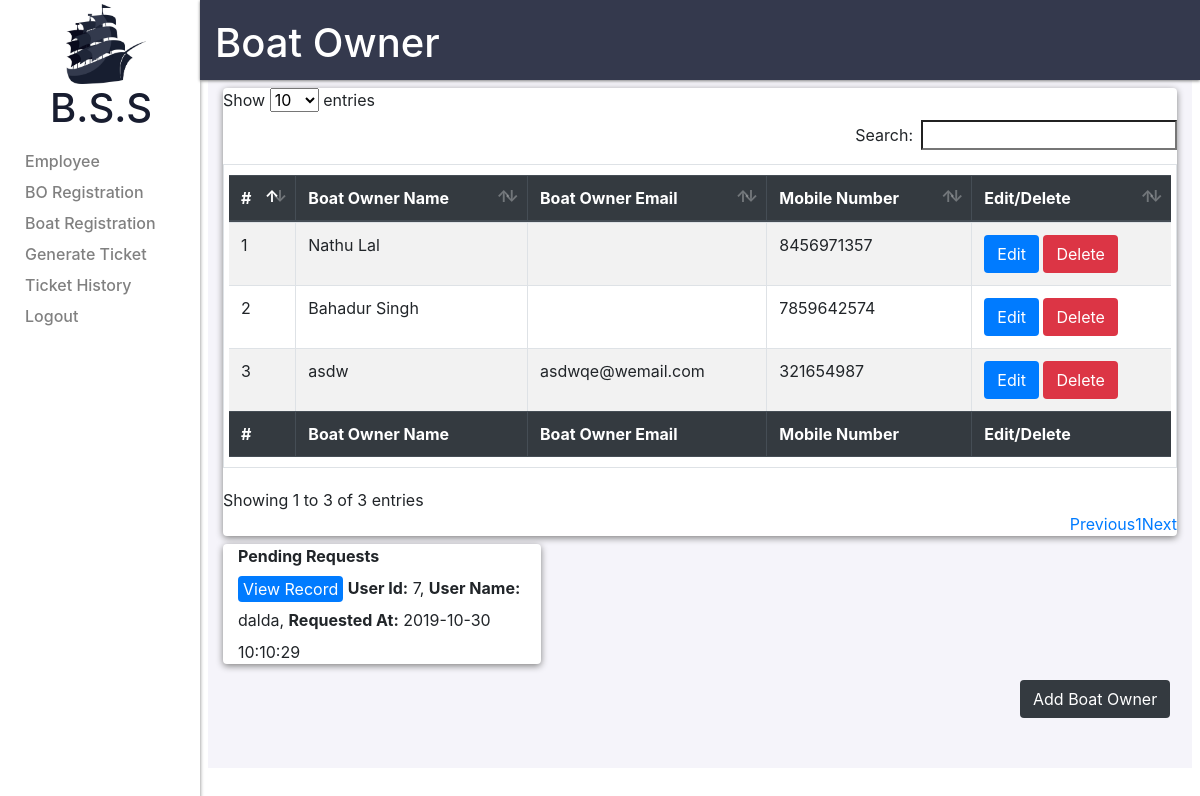
The page /modules/admin/bo_listing.php (signed in) on the database as committed earlier.
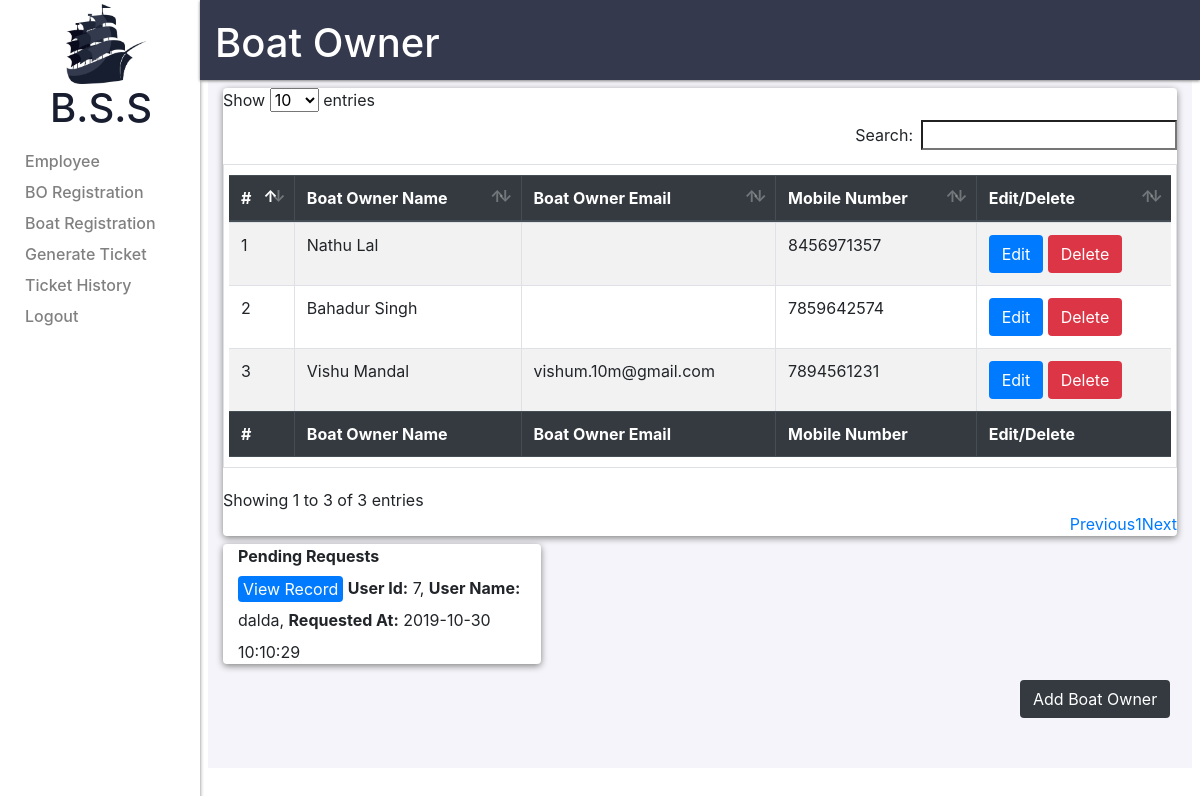
The same page on the database as committed later.
### tables this page shows
CREATE TABLE `boatowner` (
  `id` int(11) NOT NULL,
  `username` varchar(30) DEFAULT NULL,
  `name` varchar(32) DEFAULT NULL,
  `email` varchar(30) DEFAULT NULL,
  `adhaarnumber` varchar(30) DEFAULT NULL,
  `pannumber` varchar(20) DEFAULT NULL,
  `mobilenumber` bigint(10) DEFAULT NULL,
  `password` longtext DEFAULT NULL,
  `gender` int(1) DEFAULT NULL,
  `bankname` varchar(30) DEFAULT NULL,
  `ifsc` varchar(10) DEFAULT NULL,
  `accountname` varchar(20) DEFAULT NULL,
  `accountnumber` varchar(20) DEFAULT NULL,
  `status` int(1) NOT NULL DEFAULT 0,
  `roleid` int(1) NOT NULL DEFAULT 3,
  `profilepicture` varchar(50) DEFAULT NULL,
  `profilepictureurl` varchar(50) DEFAULT NULL,
  `addressline1` varchar(30) DEFAULT NULL,
  `addressline2` varchar(30) DEFAULT NULL,
  `cityid` int(5) DEFAULT NULL,
  `stateid` int(5) DEFAULT NULL,
  `countryid` int(5) DEFAULT NULL,
  `zipcode` int(6) DEFAULT NULL,
  `createdat` datetime DEFAULT NULL,
  `createdby` int(11) DEFAULT NULL,
  `updatedat` datetime DEFAULT NULL,
  `updatedby` int(11) DEFAULT NULL
);

### modules/admin/bo_listing.php (the view, shortened to what this page needs)
<?php
require"../../includes/admin/layout/head.php";
require"../../includes/admin/layout/sidebar.php";
require"../../includes/admin/dbconnect.php";
$listing_query="SELECT * FROM boatowner WHERE status = 1";
$pending_query="SELECT * FROM boatowner WHERE status = 3";
$execute_query=mysqli_query($connect,$listing_query);
$execute_pending_query=mysqli_query($connect,$pending_query);
$check_rows_pending_query=mysqli_num_rows($execute_pending_query);
$index=1;
?>
<div class="col-10 header_container">
<h1 class=header_name>Boat Owner</h1>
</div>
<div class="container">
    <div class="row">
            <div class="col">
            	<div class="add_button">
					<button type="button" class="btn btn-dark" data-toggle="modal" onclick="addemp()" data-target="#myModal">Add Boat Owner</button>
            	</div>
            	<div class="wrapper">
	            	<table id="bolist" class="table customtable table-striped table-bordered">
	            		<thead class="thead-dark">
	            		<tr>
		        			<th scope="col">#</th>
		            		<th scope="col">Boat Owner Name</th>
		            		<th scope="col">Boat Owner Email</th>
		            		<th scope="col">Mobile Number</th>
		            		<th scope="col">Edit/Delete</th>
		            	</tr>
		            </thead>
		            <tbody>
	<?php
		while($data=mysqli_fetch_assoc($execute_query))
			{
				echo '<tr>';
				echo '<td scope="row">'.$index.'</td>';
				echo '<td>'.$data['name'].'</td>';
				echo '<td>'.$data['email'].'</td>';
				echo '<td>'.$data['mobilenumber'].'</td>';
				echo '<td><a href="#" onclick="editemp('.$data['id'].')" data-toggle="modal" data-target="#myModal" class="btn btn-primary">Edit</a> <a href="../../scripts/admin/bo_delete_script.php?id='.$data['id'].'" class="btn btn-danger">Delete</a></td>';
				echo '</tr>';
				$index++;
			}
	?>
	         		</tbody>
	         		<tfoot class="thead-dark">
	            		<tr>
		        			<th scope="col">#</th>
		            		<th scope="col">Boat Owner Name</th>
		            		<th scope="col">Boat Owner Email</th>
		            		<th scope="col">Mobile Number</th>
		            		<th scope="col">Edit/Delete</th>
		            	</tr>
		            </tfoot>
	         	</table>
			 </div>
        </div>
	</div>
			<div class="wrapper col-4" style="float:left">
				<?php
				if($check_rows_pending_query > 0)
				{
					echo "<label><b>Pending Requests</b> </label>";
					while($result=mysqli_fetch_assoc($execute_pending_query))
					{
						echo "<br><div class='pendingbo'><button type='submit'  class='btn btn-xs btn-primary' style='padding: 0px 4px !important;'  onclick='viewrecord(".$result["id"].")'>View Record</button> <label><b>User Id:</b></label> ".$result["id"].", <label><b>User Name:</b></label> ".$result["username"].", <label><b>Requested At:</b></label> ".$result["createdat"]."</div>";
					}
				}
				?>
			</div>
</div>

Rows that differ between the two databases and show on the page:
no longer on this page (row edited): boatowner: name "asdw", email "asdwqe@wemail.com", mobilenumber "321654987", shown under "Boat Owner"
added boatowner: name "Vishu Mandal", email "vishum.10m@gmail.com", mobilenumber "7894561231", shown under "Boat Owner"
